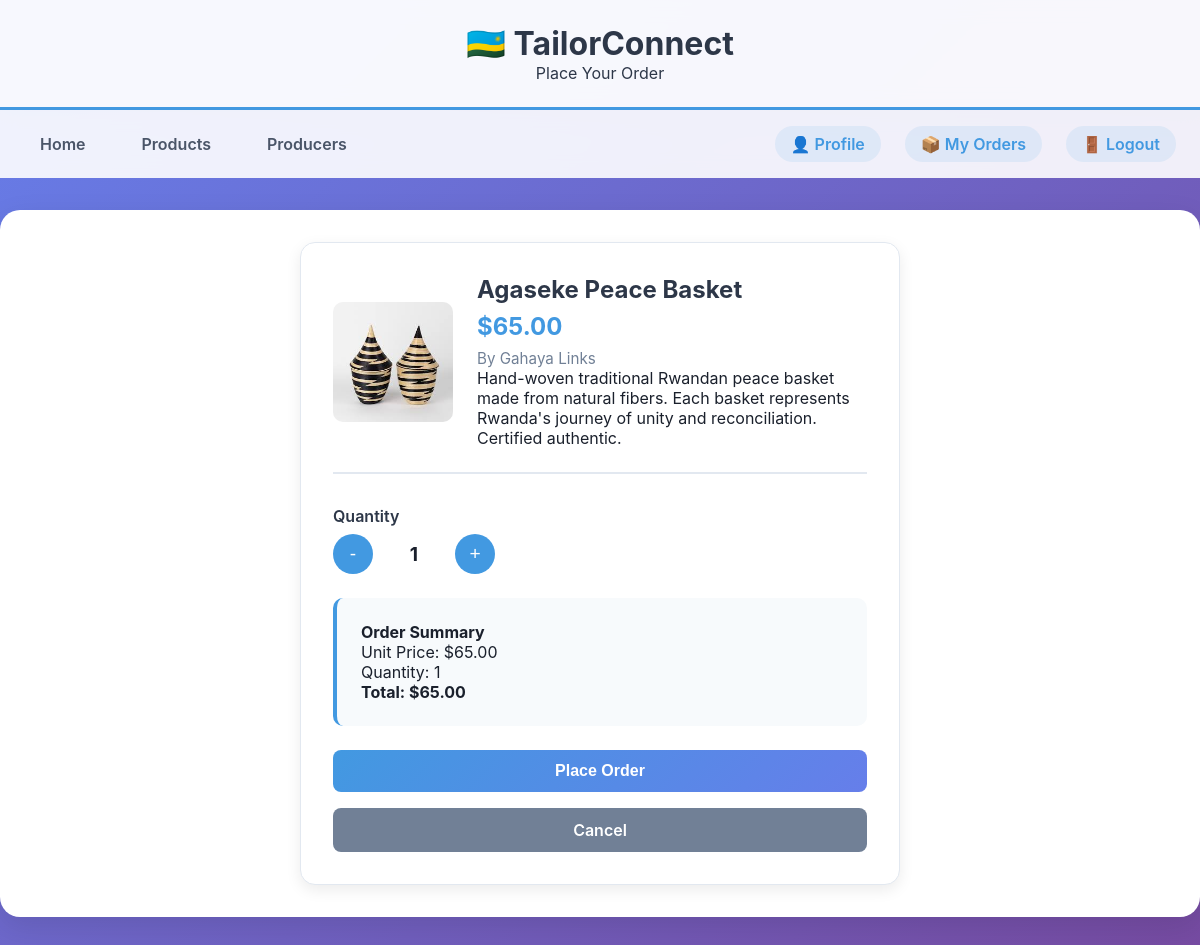
The page /order/1/ (signed in) on the database its author committed.
### Tconnect/models.py (models this page shows, shortened)
class Product(models.Model):
    name = models.CharField(max_length=200)
    description = models.TextField()
    price = models.DecimalField(max_digits=10, decimal_places=2)
    prod_date = models.DateField()  # Production date
    image = models.ImageField(upload_to='products/', blank=True, null=True)
    RARITY_CHOICES = [
        ('common', 'Common'),
        ('rare', 'Rare'),
        ('limited', 'Limited Edition'),
        ('unique', 'Unique Piece'),
    ]
    rarity = models.CharField(max_length=20, choices=RARITY_CHOICES, default='common')
    producer = models.ForeignKey(Producer, on_delete=models.CASCADE, related_name='products')
    created_at = models.DateTimeField(auto_now_add=True)

class Producer(models.Model):
    name = models.CharField(max_length=200)
    contact_info = models.CharField(max_length=200)
    email = models.EmailField()
    location = models.CharField(max_length=200)
    bio = models.TextField(blank=True, null=True)
    created_at = models.DateTimeField(auto_now_add=True)

### Tconnect/views.py (the view, shortened to what this page needs)
# urls.py: path('order/<int:product_id>/', views.create_order, name='create_order'),
@login_required
def create_order(request, product_id):
    product = get_object_or_404(Product, pk=product_id)
    return render(request, 'Tconnect/create_order.html', {
        'product': product
    })

### Tconnect/templates/Tconnect/create_order.html (shortened to what this page needs)
{% extends 'Tconnect/base.html' %}
{% block subtitle %}Place Your Order{% endblock %}
{% block content %}
<div class="main-container">
    <div class="container">
        <div class="order-container">
            <div class="order-card">
                <div class="product-info">
                    {% if product.image %}
                    <img src="{{ product.image.url }}" alt="{{ product.name }}" class="product-image">
                    {% else %}
                    <div class="image-placeholder">
                        <span>Product Image</span>
                    </div>
                    {% endif %}
                    <div class="product-details">
                        <h3>{{ product.name }}</h3>
                        <p class="price">${{ product.price }}</p>
                        <p class="producer">By {{ product.producer.name }}</p>
                        <p>{{ product.description }}</p>
                    </div>
                </div>
                <form method="POST" class="order-form">
                    <div class="form-group">
                        <label for="quantity">Quantity</label>
                        <div class="quantity-controls">
                            <button type="button" class="quantity-btn" onclick="decreaseQuantity()">-</button>
                            <span id="quantity-display" class="quantity-display">1</span>
                            <button type="button" class="quantity-btn" onclick="increaseQuantity()">+</button>
                        </div>
                    </div>
                    <div class="order-summary">
                        <h4>Order Summary</h4>
                        <p>Unit Price: $<span id="unit-price">{{ product.price }}</span></p>
                        <p>Quantity: <span id="summary-quantity">1</span></p>
                        <p><strong>Total: $<span id="total-price">{{ product.price }}</span></strong></p>
                    </div>
                    <button type="submit" class="btn btn-primary">Place Order</button>
                    <a href="{% url 'product_detail' product.pk %}" class="btn btn-secondary">Cancel</a>
                </form>
            </div>
        </div>
    </div>
</div>
{% endblock %}

### Tconnect/templates/Tconnect/base.html (style rules this page uses)
* { margin: 0; padding: 0; box-sizing: border-box; }
body { font-family: 'Inter', 'Segoe UI', Tahoma, Geneva, Verdana, sans-serif; background: linear-gradient(135deg, #667eea 0%, #764ba2 100%); min-height: 100vh; color: #1a202c; }
.main-container { background: white; margin: 2rem auto; border-radius: 20px; box-shadow: 0 10px 30px rgba(0,0,0,0.1); overflow: hidden; max-width: 1200px; min-height: 60vh; }
.container { padding: 2rem; }

### Tconnect/templates/Tconnect/create_order.html (style rules this page uses)
.order-container { max-width: 600px; margin: 0 auto; }
.order-card { background: white; border-radius: 15px; padding: 2rem; box-shadow: 0 5px 15px rgba(0,0,0,0.08); border: 1px solid #e2e8f0; }
.product-info { display: flex; gap: 1.5rem; align-items: center; margin-bottom: 2rem; padding-bottom: 1.5rem; border-bottom: 2px solid #e2e8f0; }
.product-image { width: 120px; height: 120px; object-fit: cover; border-radius: 10px; }
.product-details h3 { color: #2d3748; margin-bottom: 0.5rem; font-size: 1.5rem; }
.price { font-size: 1.5rem; color: #4299e1; font-weight: bold; margin: 0.5rem 0; }
.producer { color: #718096; font-size: 0.95rem; }
.order-form { margin-top: 1.5rem; }
.form-group { margin-bottom: 1.5rem; }
.form-group label { display: block; margin-bottom: 0.5rem; font-weight: 600; color: #2d3748; }
.quantity-controls { display: flex; align-items: center; gap: 1rem; }
.quantity-btn { background: #4299e1; color: white; border: none; width: 40px; height: 40px; border-radius: 50%; font-size: 1.2rem; cursor: pointer; transition: all 0.3s ease; }
.quantity-display { font-size: 1.2rem; font-weight: bold; min-width: 50px; text-align: center; }
.order-summary { background: #f7fafc; padding: 1.5rem; border-radius: 10px; margin: 1.5rem 0; border-left: 4px solid #4299e1; }
.btn { display: inline-block; padding: 0.75rem 2rem; border: none; border-radius: 8px; font-size: 1rem; font-weight: 600; cursor: pointer; transition: all 0.3s ease; text-decoration: none; text-align: center; width: 100%; }
.btn-primary { background: linear-gradient(135deg, #4299e1, #667eea); color: white; }
.btn-secondary { background: #718096; color: white; margin-top: 1rem; }

### rows shown on the page
Product: image (picture), name "Agaseke Peace Basket", price "65.00", producer.name "Gahaya Links", description "Hand-woven traditional Rwandan peace basket made from natural fibers. Each basket represents Rwanda's journey of unity and reconciliation. Certified authentic."
